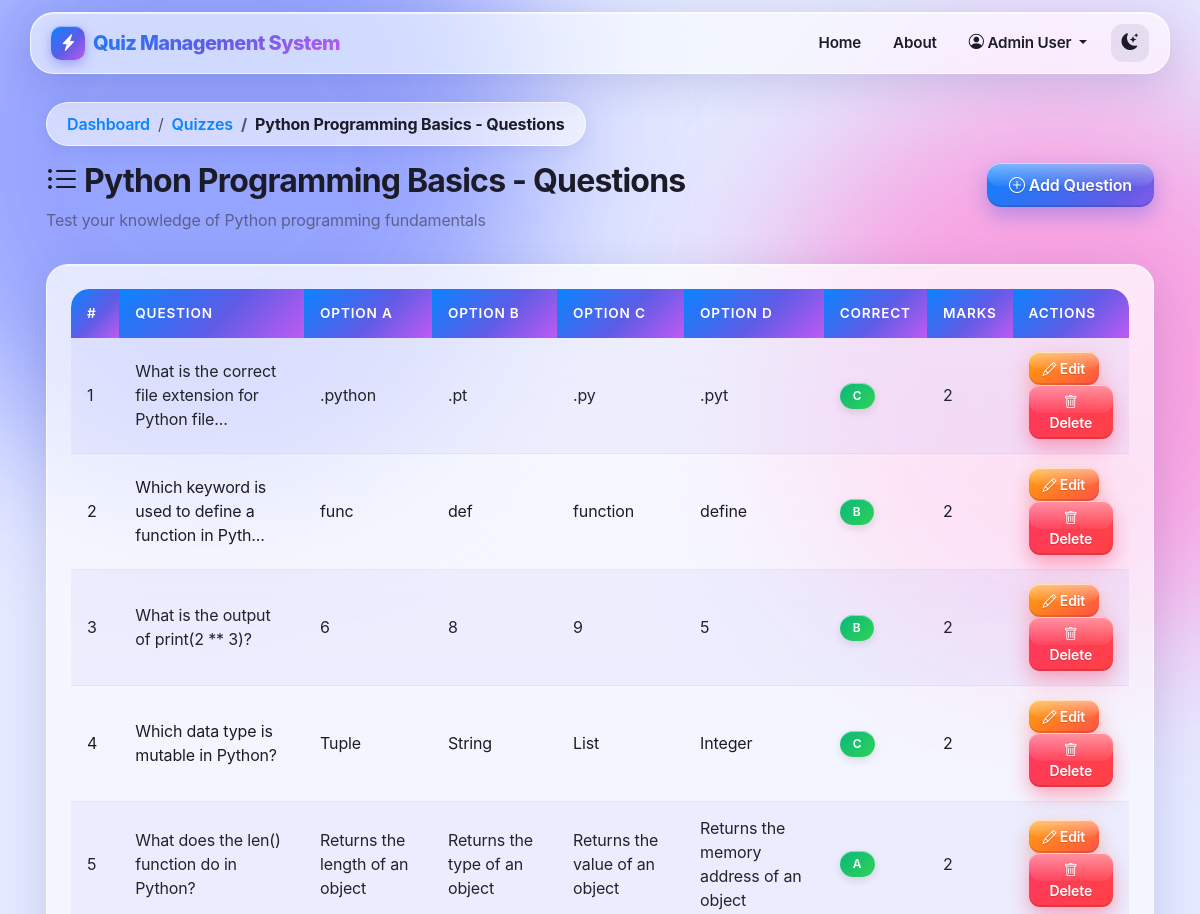
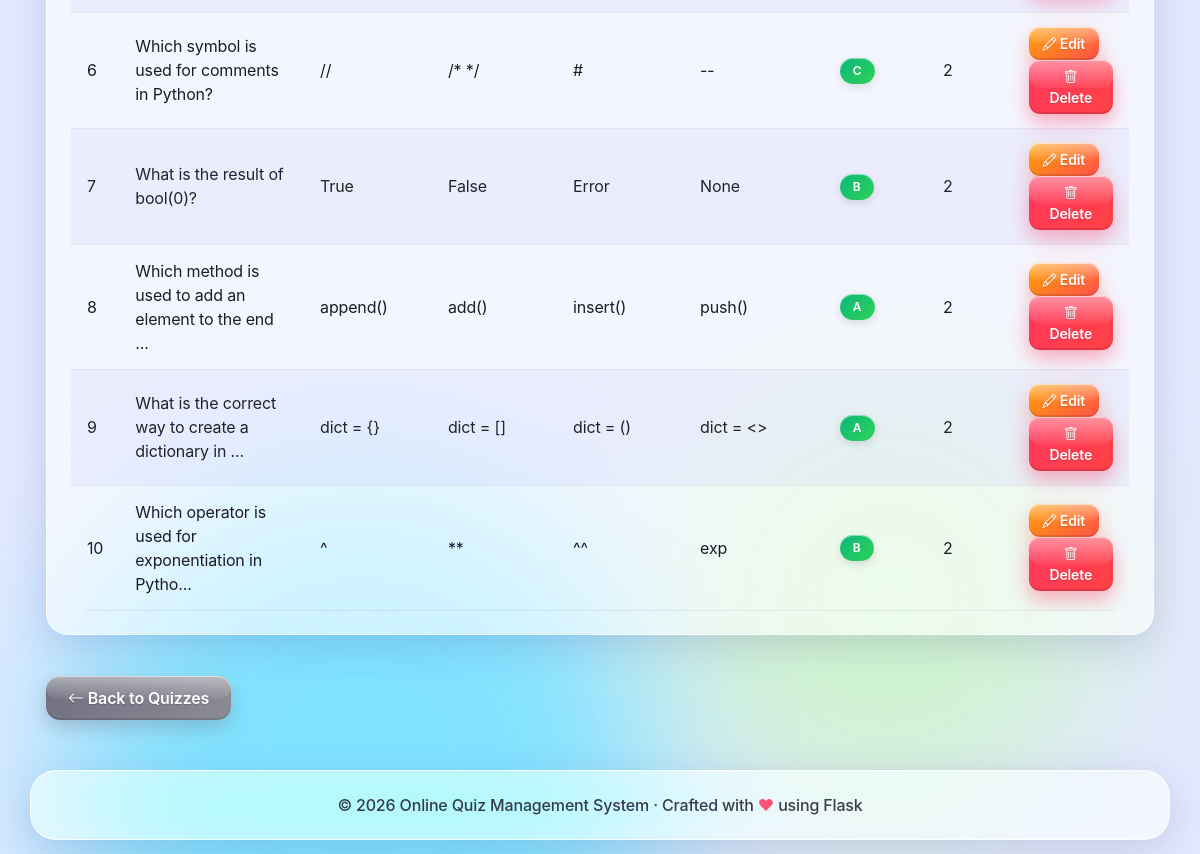
The app's page /admin/quizzes/1/questions (signed in) with its own data (2 pictures, top to bottom).
### models.py (models this page shows)
class Quiz(db.Model):
    id = db.Column(db.Integer, primary_key=True)
    title = db.Column(db.String(200), nullable=False)
    description = db.Column(db.Text)
    duration = db.Column(db.Integer, nullable=False)  # in minutes
    total_marks = db.Column(db.Integer, nullable=False)
    created_at = db.Column(db.DateTime, default=datetime.now)
    questions = db.relationship('Question', backref='quiz', lazy=True, cascade='all, delete-orphan')

class Question(db.Model):
    id = db.Column(db.Integer, primary_key=True)
    quiz_id = db.Column(db.Integer, db.ForeignKey('quiz.id'), nullable=False)
    question = db.Column(db.Text, nullable=False)
    option_a = db.Column(db.String(255), nullable=False)
    option_b = db.Column(db.String(255), nullable=False)
    option_c = db.Column(db.String(255), nullable=False)
    option_d = db.Column(db.String(255), nullable=False)
    correct_answer = db.Column(db.String(1), nullable=False)  # 'A', 'B', 'C', or 'D'
    marks = db.Column(db.Integer, nullable=False, default=1)

### app.py (the view)
@app.route('/admin/quizzes/<int:quiz_id>/questions')
@admin_login_required
def quiz_questions(quiz_id):
    quiz = Quiz.query.get_or_404(quiz_id)
    questions = Question.query.filter_by(quiz_id=quiz_id).all()
    return render_template('quiz_questions.html', quiz=quiz, questions=questions)

### app.py (called while the page is built)
def admin_login_required(f):
    @wraps(f)
    def decorated_function(*args, **kwargs):
        if 'admin_id' not in session:
            flash('Please login as admin to access this page.', 'danger')
            return redirect(url_for('admin_login'))
        return f(*args, **kwargs)
    return decorated_function

### templates/quiz_questions.html (shortened to what this page needs)
{% extends "base.html" %}
{% block content %}
<div class="row">
    <div class="col-md-12">
        <nav aria-label="breadcrumb">
            <ol class="breadcrumb">
                <li class="breadcrumb-item"><a href="{{ url_for('admin_dashboard') }}">Dashboard</a></li>
                <li class="breadcrumb-item"><a href="{{ url_for('admin_quizzes') }}">Quizzes</a></li>
                <li class="breadcrumb-item active">{{ quiz.title }} - Questions</li>
            </ol>
        </nav>
    </div>
</div>
<div class="row">
    <div class="col-md-12">
        <div class="d-flex justify-content-between align-items-center">
            <h2><i class="bi bi-list-ul"></i> {{ quiz.title }} - Questions</h2>
            <a href="{{ url_for('add_question', quiz_id=quiz.id) }}" class="btn btn-primary">
                <i class="bi bi-plus-circle"></i> Add Question
            </a>
        </div>
        <p class="text-muted">{{ quiz.description }}</p>
    </div>
</div>
<div class="row mt-3">
    <div class="col-md-12">
        <div class="card">
            <div class="card-body">
                {% if questions %}
                <div class="table-responsive">
                    <table class="table table-striped table-hover">
                        <thead>
                            <tr>
                                <th>#</th>
                                <th>Question</th>
                                <th>Option A</th>
                                <th>Option B</th>
                                <th>Option C</th>
                                <th>Option D</th>
                                <th>Correct</th>
                                <th>Marks</th>
                                <th>Actions</th>
                            </tr>
                        </thead>
                        <tbody>
                            {% for question in questions %}
                            <tr>
                                <td>{{ loop.index }}</td>
                                <td>{{ question.question[:50] }}{% if question.question|length > 50 %}...{% endif %}</td>
                                <td>{{ question.option_a }}</td>
                                <td>{{ question.option_b }}</td>
                                <td>{{ question.option_c }}</td>
                                <td>{{ question.option_d }}</td>
                                <td><span class="badge bg-success">{{ question.correct_answer }}</span></td>
                                <td>{{ question.marks }}</td>
                                <td>
                                    <a href="{{ url_for('edit_question', id=question.id) }}" class="btn btn-sm btn-warning">
                                        <i class="bi bi-pencil"></i> Edit
                                    </a>
                                    <a href="{{ url_for('delete_question', id=question.id) }}" class="btn btn-sm btn-danger" onclick="return confirm('Are you sure you want to delete this question?')">
                                        <i class="bi bi-trash"></i> Delete
                                    </a>
                                </td>
                            </tr>
                            {% endfor %}
                        </tbody>
                    </table>
                </div>
                {% else %}
                <p class="text-muted">No questions added yet. <a href="{{ url_for('add_question', quiz_id=quiz.id) }}">Add a question</a></p>
                {% endif %}
            </div>
        </div>
    </div>
</div>
<div class="row mt-3">
    <div class="col-md-12">
        <a href="{{ url_for('admin_quizzes') }}" class="btn btn-secondary">
            <i class="bi bi-arrow-left"></i> Back to Quizzes
        </a>
    </div>
</div>
{% endblock %}

### records on screen
Quiz: title "Python Programming Basics", description "Test your knowledge of Python programming fundamentals"
Question: question "What is the correct file extension for Python file", option_a ".python", option_b ".pt", option_c ".py", option_d ".pyt", correct_answer "C", marks "2"
Question: question "Which keyword is used to define a function in Pyth", option_a "func", option_b "def", option_c "function", option_d "define", correct_answer "B", marks "2"
Question: question "What is the output of print(2 ** 3)?", option_a "6", option_b "8", option_c "9", option_d "5", correct_answer "B", marks "2"
Question: question "Which data type is mutable in Python?", option_a "Tuple", option_b "String", option_c "List", option_d "Integer", correct_answer "C", marks "2"
Question: question "What does the len() function do in Python?", option_a "Returns the length of an object", option_b "Returns the type of an object", option_c "Returns the value of an object", option_d "Returns the memory address of an object", correct_answer "A", marks "2"
Question: question "Which symbol is used for comments in Python?", option_a "//", option_b "/* */", option_c "#", option_d "--", correct_answer "C", marks "2"
Question: question "What is the result of bool(0)?", option_a "True", option_b "False", option_c "Error", option_d "None", correct_answer "B", marks "2"
Question: question "Which method is used to add an element to the end", option_a "append()", option_b "add()", option_c "insert()", option_d "push()", correct_answer "A", marks "2"
Question: question "What is the correct way to create a dictionary in", option_a "dict = {}", option_b "dict = []", option_c "dict = ()", option_d "dict = <>", correct_answer "A", marks "2"
Question: question "Which operator is used for exponentiation in Pytho", option_a "^", option_b "**", option_c "^^", option_d "exp", correct_answer "B", marks "2"

### other values on screen
{{ session.get('admin_name') }} "Admin User"
